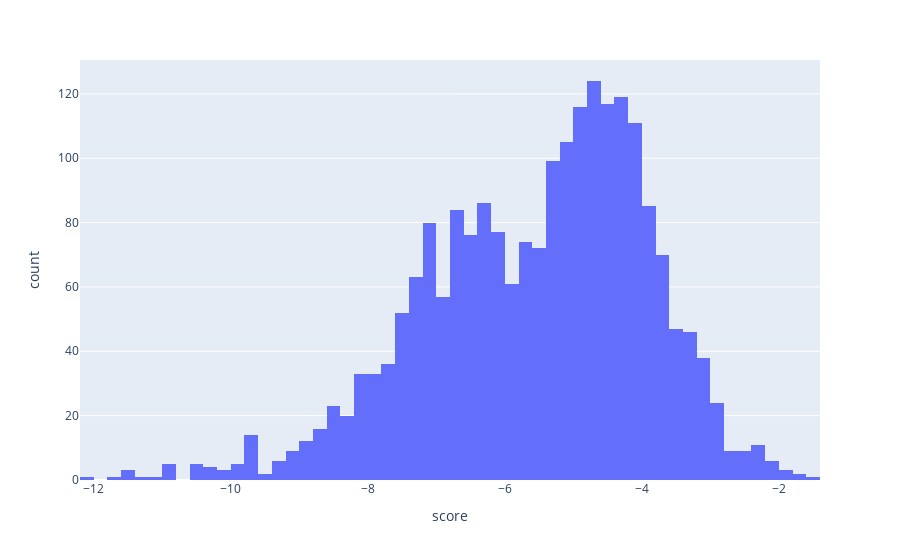

Source (notebook cell):
### Code cell
# Show the score distribution with plotly
import plotly.express as px
fig = px.histogram(filtered_topkpd, x="score", nbins=100)
fig.show()

# Show me all drugs with score >= -3
print(filtered_topkpd[filtered_topkpd['score'] >= -3].shape)

filtered_topkpd["DrugName"] = [expected_drugs[expected_drugs['FormattedDrugID'] == drug_id]['DrugName'].values[0] for drug_id in filtered_topkpd['target']]
filtered_topkpd.to_csv(os.path.join(root_dir, "models/biomedgps/output.tsv"), sep="\t")

### Figure 1 — Plotly figure (JSON) as saved in the notebook; plotly's stock layout.template omitted (floating-point values rounded to 4 significant figures; data arrays with more than 128 entries replaced by an {"elided": "..."} marker saying what was removed)
{"data": [{"alignmentgroup": "True", "bingroup": "x", "hovertemplate": "score=%{x}<br>count=%{y}<extra></extra>", "legendgroup": "", "marker": {"color": "#636efa", "pattern": {"shape": ""}}, "name": "", "nbinsx": 100, "offsetgroup": "", "orientation": "v", "showlegend": false, "type": "histogram", "x": {"elided": "2157 float values"}, "xaxis": "x", "yaxis": "y"}], "layout": {"barmode": "relative", "legend": {"tracegroupgap": 0}, "margin": {"t": 60}, "xaxis": {"anchor": "y", "domain": [0, 1], "title": {"text": "score"}}, "yaxis": {"anchor": "x", "domain": [0, 1], "title": {"text": "count"}}}}
